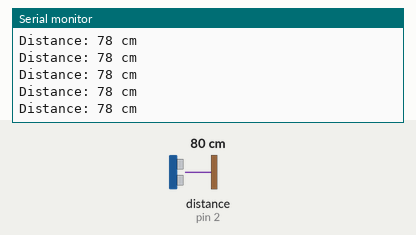
The sketch below on a simulated Arduino Nano, built with avr-gcc and run on an emulated ATmega328P. Parts: the last lines printed to the serial monitor. Wiring (inferred from the names in the program): ultrasonic range finder: trigger pin 3; echo pin 2. Inputs (shaded band) come from the test bench; at power-on: distance to the obstacle (sensor on pin 2) 80 cm. The echo pulse lasts 58.3 µs per cm.

Above: at 1.2 s.
1.3 s: distance to the obstacle (sensor on pin 2) set to 2 cm
At 2.2 s:
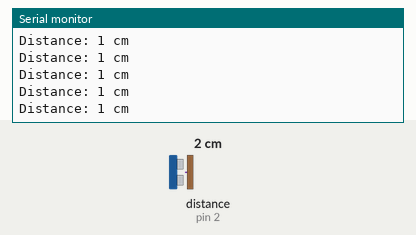
4.3 s: distance to the obstacle (sensor on pin 2) set to 120 cm
At 4.9 s:
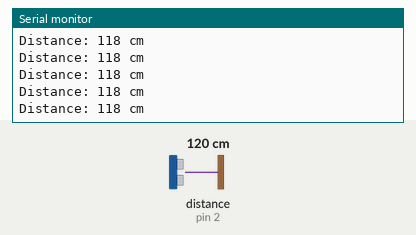
7.3 s: distance to the obstacle (sensor on pin 2) set to 4 cm
At 8.3 s:
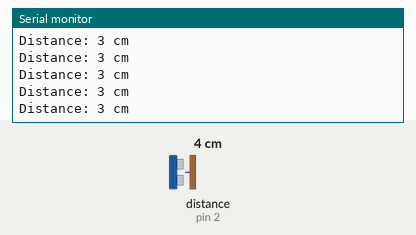
10.3 s: distance to the obstacle (sensor on pin 2) set to 18 cm
At 11.3 s:
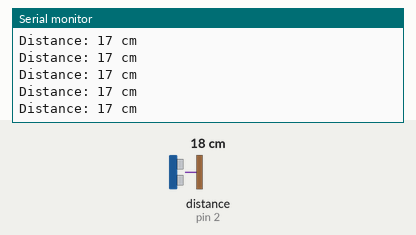
19.3 s: distance to the obstacle (sensor on pin 2) set to 9 cm
At 20.4 s:
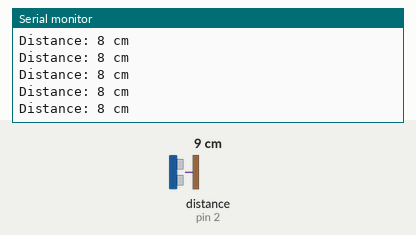
Timing chart, 0 to 22.3 s (numbered marks = the images above; inputs shaded):
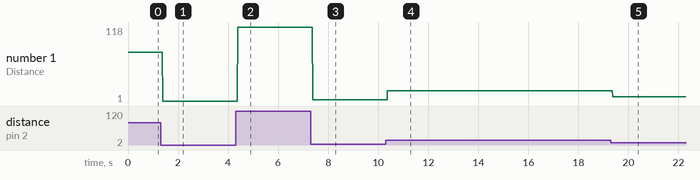

The sketch:

distance.ino
```cpp
int pinTrig = 3;
int pinEcho = 2;

long temps;
int distance;

void setup() {
  Serial.begin(9600);
  pinMode(pinTrig, OUTPUT);
  pinMode(pinEcho, INPUT);
}

float pulse(){

  digitalWrite(pinTrig, HIGH);
  delayMicroseconds(10);
  digitalWrite(pinTrig, LOW);

  temps = pulseIn(pinEcho, HIGH);   //time of the echo

  if (temps > 25000) {
    Serial.println(999);
  }

  else {
    temps = temps/2;//as the soud go to the obstacle and come back
    distance = (temps*340)/10000.0;// in constant speed speed=distance/times
   Serial.print("Distance: ");
    Serial.print(distance);
    Serial.println(" cm");
  }

}

void loop() {
  pulse();

}
```

Measured:
- after the input at 1.3 s, the serial monitor: prints a new line after 0.08 s (image 1)
- after the input at 4.3 s, the serial monitor: prints a new line after 0.08 s (image 2)
- after the input at 7.3 s, the serial monitor: prints a new line after 0.07 s (image 3)
- after the input at 10.3 s, the serial monitor: prints a new line after 0.07 s (image 4)
- after the input at 19.3 s, the serial monitor: prints a new line after 0.07 s (image 5)
- plotted number 1: 78 → 1 after the input at 1.3 s, 1 → 118 after the input at 4.3 s, 118 → 3 after the input at 7.3 s, 3 → 17 after the input at 10.3 s, 17 → 8 after the input at 19.3 s
